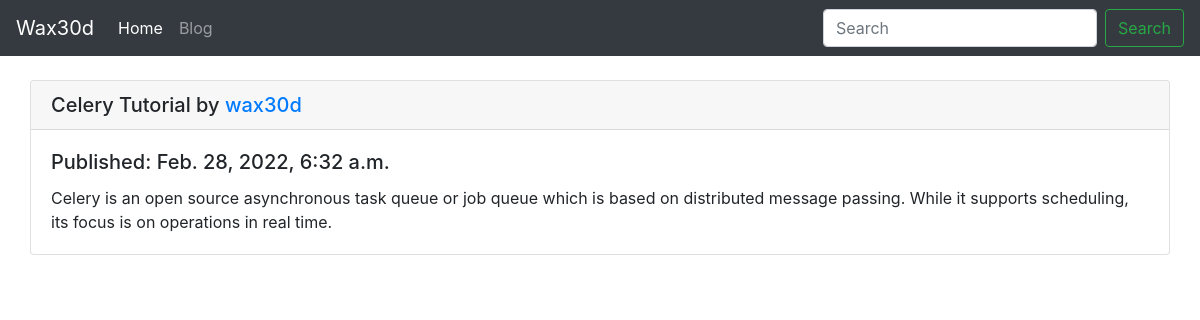
/celery/, run on the app's committed database.
### blog/models.py (models this page shows, shortened)
class Post(models.Model):
    title = models.CharField(max_length=250, unique=True)
    slug = models.SlugField(max_length=250,
                            unique=True)
    author = models.ForeignKey(User,
                               on_delete=models.CASCADE,
                               related_name='blog_posts')
    body = models.TextField()
    publish = models.DateTimeField(default=timezone.now)
    class Meta:
        ordering = ('-publish',)

### blog/views.py (the view)
# urls.py: path('<slug:slug>/', BlogDetailView.as_view(), name='blog_detail'),
class BlogDetailView(DetailView):
    model = Post
    context_object_name = 'post'
    template_name = 'blog/blog_detail.html'

### blog/templates/blog/blog_detail.html
{% extends 'base.html' %}
{% block container %}
<div class="row">
    <div class="card">
        <h5 class="card-header">{{ post.title }} by <span class="text-primary">{{ post.author }}</span></h5>
        <div class="card-body">
            <h5 class="card-title">Published: {{ post.publish }}</h5>
            <p class="card-text">{{ post.body }}</p>
        </div>
    </div>
</div>
{% endblock %}

### data on the page
Post: title "Celery Tutorial", author "wax30d", publish "Feb. 28, 2022, 6:32 a.m.", body "Celery is an open source asynchronous task queue or job queue which is based on distributed message passing. While it supports scheduling, its focus is on operations in real time."
